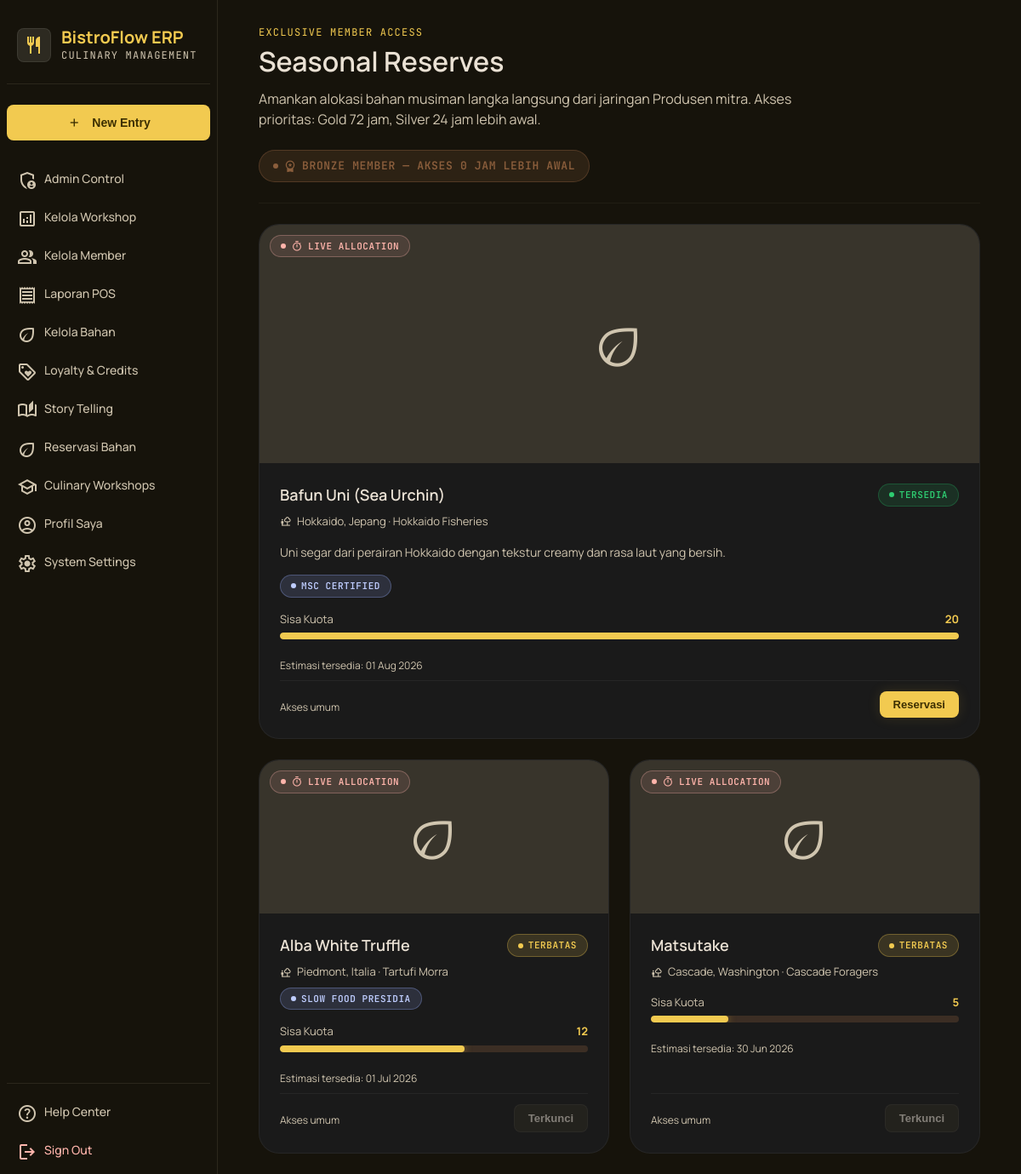
/member/reservasi.php (signed in), run on the app's committed database.
### tables this page shows
CREATE TABLE bahan (
    bahan_id INT(11) NOT NULL AUTO_INCREMENT,
    nama_bahan VARCHAR(150) NOT NULL UNIQUE,
    asal_daerah VARCHAR(200) NOT NULL,
    narasi_cerita_bahan TEXT NOT NULL,
    nama_petani VARCHAR(100) NOT NULL,
    sertifikasi VARCHAR(200),
    status_ketersediaan ENUM('tersedia','terbatas','habis') NOT NULL DEFAULT 'tersedia',
    is_musiman TINYINT(1) NOT NULL DEFAULT 0,
    kuota_reservasi INT DEFAULT 0,
    estimasi_tersedia_berikutnya DATE,
    path_file_server VARCHAR(500),
    produsen_id INT(11) DEFAULT NULL,
    PRIMARY KEY (bahan_id),
    FOREIGN KEY (produsen_id) REFERENCES users(user_id) ON DELETE SET NULL
);

### config/auth.php (called while the page is built, shortened)
<?php
function currentTier(): ?string
{
    return $_SESSION['tier_member'] ?? null;
}
function e(string $value): string
{
    return htmlspecialchars($value, ENT_QUOTES, 'UTF-8');
}

### member/reservasi.php (the view, shortened to what this page needs)
<?php
$pdo = getDB();
$tier = currentTier();
$stmt = $pdo->query("SELECT * FROM bahan WHERE status_ketersediaan IN ('tersedia', 'terbatas', 'habis') ORDER BY is_musiman DESC, status_ketersediaan ASC");
$bahanList = $stmt->fetchAll();
$tierAccessHours = ['gold' => 72, 'silver' => 24, 'bronze' => 0];
$accessHours = $tierAccessHours[$tier] ?? 0;
require_once __DIR__ . '/../includes/header.php';
require_once __DIR__ . '/../includes/sidebar.php';
?>
<header class="page-header">
    <div>
        <span class="eyebrow">Exclusive Member Access</span>
        <h2>Seasonal Reserves</h2>
        <p>Amankan alokasi bahan musiman langka langsung dari jaringan Produsen mitra. Akses prioritas: Gold 72 jam, Silver 24 jam lebih awal.</p>
    </div>
    <div class="badge badge-tier-<?= e($tier) ?>" style="font-size:13px; padding:8px 16px;">
        <span class="material-symbols-outlined" style="font-size:16px; font-variation-settings: 'FILL' 1;">workspace_premium</span>
        <?= e(ucfirst($tier)) ?> Member — Akses <?= $accessHours ?> jam lebih awal
    </div>
</header>
<?php if (empty($bahanList)): ?>
    <div class="card empty-state">
        <span class="material-symbols-outlined icon">eco</span>
        <h4>Belum ada bahan musiman</h4>
        <p>Pantau halaman ini untuk akses prioritas sesuai tier Anda.</p>
    </div>
<?php else: ?>
<div class="grid-3">
    <?php foreach ($bahanList as $i => $b):
        $habis = $b['status_ketersediaan'] === 'habis' || $b['kuota_reservasi'] <= 0;
        $persenSisa = $habis ? 0 : min(100, (int)($b['kuota_reservasi'] / max($b['kuota_reservasi'], 20) * 100));
        $isFeatured = ($i === 0);
        $statusBadge = ['tersedia' => 'badge-success', 'terbatas' => 'badge-warning', 'habis' => 'badge-error'][$b['status_ketersediaan']];
    ?>
        <div class="catalog-card <?= $isFeatured ? 'seasonal-featured' : '' ?>">
            <div class="thumb" style="<?= $isFeatured ? '' : 'height:180px;' ?> width: 100%; display: flex; align-items: center; justify-content: center; overflow: hidden; position: relative; background: var(--color-surface-container-highest);">
                <?php if (!empty($b['path_file_server'])): ?>
                    <img src="<?= e($b['path_file_server']) ?>" alt="<?= e($b['nama_bahan']) ?>" style="width: 100%; height: 100%; object-fit: cover;">
                <?php else: ?>
                    <span class="material-symbols-outlined" style="font-size:64px; color: var(--color-on-surface-variant);">eco</span>
                <?php endif; ?>
                <?php if (!$habis): ?>
                <span class="badge badge-error" style="position:absolute; top:12px; left:12px;">
                    <span class="material-symbols-outlined" style="font-size:14px;">timer</span> Live Allocation
                </span>
                <?php endif; ?>
            </div>
            <div class="body">
                <div class="flex justify-between items-start">
                    <h3><?= e($b['nama_bahan']) ?></h3>
                    <span class="badge <?= $statusBadge ?>"><?= e(ucfirst($b['status_ketersediaan'])) ?></span>
                </div>
                <p class="meta"><span class="material-symbols-outlined" style="font-size:14px;">nature_people</span><?= e($b['asal_daerah']) ?> &middot; <?= e($b['nama_petani']) ?></p>
                <?php if ($isFeatured): ?>
                <p style="font-size:14px; color: var(--color-on-surface-variant); margin: 8px 0;">
                    <?= e(mb_strimwidth($b['narasi_cerita_bahan'], 0, 220, '...')) ?>
                </p>
                <?php endif; ?>
                <?php if ($b['sertifikasi']): ?>
                    <span class="badge badge-info" style="align-self: flex-start;"><?= e($b['sertifikasi']) ?></span>
                <?php endif; ?>
                <div style="margin: 8px 0;">
                    <div class="flex justify-between" style="font-size:13px; margin-bottom:6px;">
                        <span class="text-muted">Sisa Kuota</span>
                        <span class="text-primary-color" style="font-weight:700;"><?= max(0, $b['kuota_reservasi']) ?></span>
                    </div>
                    <div class="progress-bar"><div class="progress-bar-fill thin" style="width:<?= $persenSisa ?>%;"></div></div>
                </div>
                <?php if ($b['estimasi_tersedia_berikutnya']): ?>
                    <p class="form-help">Estimasi tersedia: <?= date('d M Y', strtotime($b['estimasi_tersedia_berikutnya'])) ?></p>
                <?php endif; ?>
                <div class="footer-row">
                    <?php if ($accessHours > 0): ?>
                        <span class="font-mono badge badge-neutral countdown-timer" data-seconds="<?= $accessHours * 3600 ?>">
                            <?= sprintf('%02d:00:00', $accessHours) ?>
                        </span>
                    <?php else: ?>
                        <span class="form-help">Akses umum</span>
                    <?php endif; ?>
                    <?php if ($habis): ?>
                        <button class="btn btn-secondary" disabled style="padding:8px 16px; font-size:13px;">Habis</button>
                    <?php elseif ($tier === 'bronze' && $b['status_ketersediaan'] === 'terbatas'): ?>
                        <button class="btn btn-secondary" disabled style="padding:8px 16px; font-size:13px;" title="Tier tidak memenuhi syarat">Terkunci</button>
                    <?php else: ?>
                        <button class="btn btn-primary" style="padding:8px 16px; font-size:13px;"
                            onclick='openReservasiModal(<?= $b['bahan_id'] ?>, <?= json_encode($b['nama_bahan']) ?>)'>
                            Reservasi
                        </button>
                    <?php endif; ?>
                </div>
            </div>
        </div>
    <?php endforeach; ?>
</div>
<?php endif; ?>
<?php require_once __DIR__ . '/../includes/footer.php'; ?>

### member/reservasi.php (style rules this page uses)
.seasonal-featured { grid-column: span 2; display: flex; flex-wrap: wrap; min-height: 320px; }
.seasonal-featured .thumb { flex: 1 1 280px; height: auto; min-height: 240px; }
.seasonal-featured .body { flex: 1 1 280px; }

### data on the page
bahan: shows "LIVE ALLOCATION", nama_bahan "Bafun Uni (Sea Urchin)", status_ketersediaan "TERSEDIA", asal_daerah "Hokkaido, Jepang", nama_petani "Hokkaido Fisheries", narasi_cerita_bahan "Uni segar dari perairan Hokkaido dengan tekstur creamy dan rasa laut yang bersih.", sertifikasi "MSC CERTIFIED", kuota_reservasi "20", estimasi_tersedia_berikutnya "01 Aug 2026"
bahan: shows "LIVE ALLOCATION", nama_bahan "Alba White Truffle", status_ketersediaan "TERBATAS", asal_daerah "Piedmont, Italia", nama_petani "Tartufi Morra", sertifikasi "SLOW FOOD PRESIDIA", kuota_reservasi "12", estimasi_tersedia_berikutnya "01 Jul 2026", shows "Terkunci"
bahan: shows "LIVE ALLOCATION", nama_bahan "Matsutake", status_ketersediaan "TERBATAS", asal_daerah "Cascade, Washington", nama_petani "Cascade Foragers", kuota_reservasi "5", estimasi_tersedia_berikutnya "30 Jun 2026", shows "Terkunci"

### other printed values
$item['label'] "Admin Control"
$item['label'] "Kelola Workshop"
$item['label'] "Kelola Member"
$item['label'] "Laporan POS"
$item['label'] "Kelola Bahan"
$item['label'] "Loyalty & Credits"
$item['label'] "Story Telling"
$item['label'] "Reservasi Bahan"
$item['label'] "Culinary Workshops"
$item['label'] "Profil Saya"
$item['label'] "System Settings"
$tier "BRONZE"
